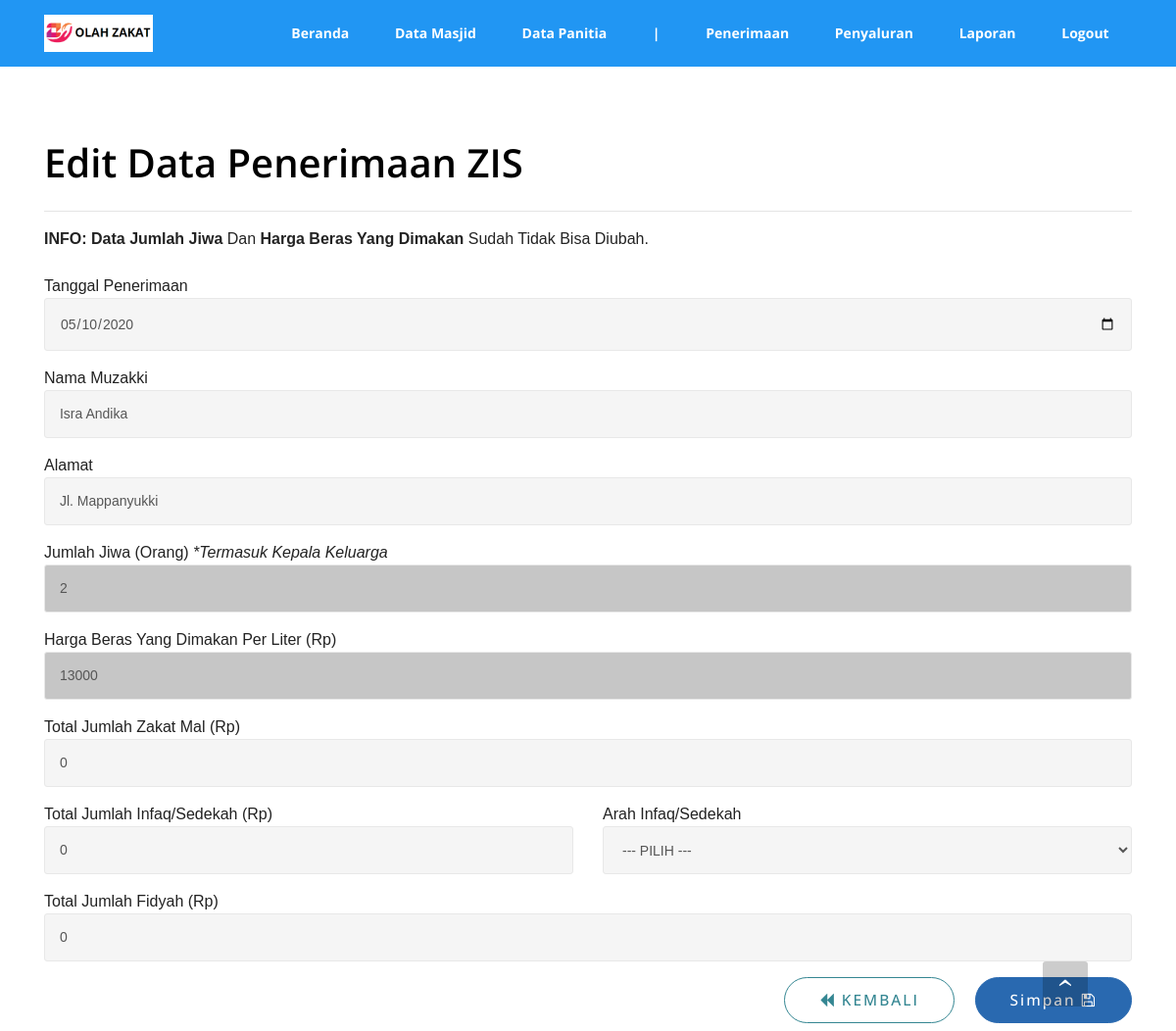
/admin/edit_penyetoran.php?id=103 (signed in), run on the app's committed database.
### tables this page shows
CREATE TABLE IF NOT EXISTS `tb_setoran_zis` (
  `id` int(11) NOT NULL AUTO_INCREMENT,
  `id_user` int(11) NOT NULL,
  `tgl` date DEFAULT NULL,
  `nama_muzakki` varchar(250) DEFAULT NULL,
  `alamat` text DEFAULT NULL,
  `jumlah_jiwa` int(11) DEFAULT NULL,
  `zakat_fitrah_uang` double DEFAULT NULL,
  `zakat_fitrah_beras` double DEFAULT NULL,
  `harga_beras_dimakan` double DEFAULT NULL,
  `zakat_mal` double DEFAULT NULL,
  `infaq_sedekah` double DEFAULT NULL,
  `arah_infaqsedekah` varchar(150) DEFAULT NULL,
  `fidyah` double DEFAULT NULL,
  `zakat_fitrah_uang_` double DEFAULT NULL,
  `created_at` timestamp NULL DEFAULT current_timestamp(),
  `updated_at` timestamp NULL DEFAULT current_timestamp() ON UPDATE current_timestamp(),
  PRIMARY KEY (`id`),
  KEY `FK1w` (`id_user`),
  CONSTRAINT `FK1w` FOREIGN KEY (`id_user`) REFERENCES `users` (`id`) ON DELETE NO ACTION ON UPDATE NO ACTION
);

### admin/edit_penyetoran.php (the view, shortened to what this page needs)
<?php include('template/top.php') ?>
            <?php
                $id = $_GET['id'];
                $dt = mysqli_query($mysqli, "SELECT * FROM tb_setoran_zis WHERE id = $id");
                $d  = mysqli_fetch_array($dt);
            ?>
<link rel="stylesheet" type="text/css" href="assets/datepicker/bootstrap-datetimepicker.min.css">
<form action="controller.php?page=penyetoran&action=update" id="form_proposal" enctype="multipart/form-data" method="post">
    <section class="mbr-section mbr-section-hero mbr-section-full mbr-after-navbar" id="header1-1" style="background-color: rgb(255, 255, 255);">
        <div class="mbr-table-cell">
            <div class="container">
                <div class="row">
                    <div class="mbr-section col-md-12 col-lg-offset-4 col-lg-8 col-xl-offset-0 col-xl-12" id="ringkasan" style="padding-bottom: 0px !important;">
                        <h4 class="mbr-section-title display-3">Edit Data Penerimaan ZIS</h4>
                        <hr>
                        <b>INFO:</b> <b>Data Jumlah Jiwa</b> Dan <b>Harga Beras Yang Dimakan</b> Sudah Tidak Bisa Diubah.
                        <br><br>
                        <div class="mbr-section-text">
                            <div class='row'>
                                <div class="col-lg-12">
                                    <div class="form-group">
                                        Tanggal Penerimaan
                                        <input type="date" class="form-control tanggal" name="tgl" placeholder="Tanggal Penerimaan.." required value="<?php echo $d['tgl'] ?>" data-link-format="yyyy-mm-dd" >
                                    </div>
                                </div>
                            </div>
                        </div>
                        <div class="mbr-section-text">
                            <div class='row'>
                                <div class="col-lg-12">
                                    <div class="form-group">
                                        Nama Muzakki
                                        <input type="text" class="form-control" name="nama_muzakki" placeholder="nama Muzakki.." required value="<?php echo $d['nama_muzakki'] ?>">
                                    </div>
                                </div>
                            </div>
                        </div>
                        <div class="mbr-section-text">
                            <div class='row'>
                                <div class="col-lg-12">
                                    <div class="form-group">
                                        Alamat
                                        <input type="text" class="form-control" name="alamat" placeholder="Alamat.." required value="<?php echo $d['alamat'] ?>">
                                    </div>
                                </div>
                            </div>
                        </div>
                        <div class="mbr-section-text">
                            <div class='row'>
                                <div class="col-lg-12">
                                    <div class="form-group">
                                        Jumlah Jiwa (Orang) <i>*Termasuk Kepala Keluarga</i>
                                        <input type="number" class="form-control" name="jumlah_jiwa" placeholder="Jumlah Jiwa.." required onkeypress="return onlyNumbers();" value="<?php echo $d['jumlah_jiwa'] ?>" min="0" readonly style="background-color: #c6c6c6;">
                                    </div>
                                </div>
                            </div>
                        </div>
                        <div class="mbr-section-text">
                            <div class='row'>
                                <div class="col-lg-12">
                                    <div class="form-group">
                                        Harga Beras Yang Dimakan Per Liter (Rp)
                                        <input type="number" class="form-control" name="harga_beras_dimakan" placeholder="Harga Beras Yang Dimakan Per Liter.." required onkeypress="return onlyNumbers();" value="<?php echo $d['harga_beras_dimakan'] ?>" min="0" readonly  style="background-color: #c6c6c6;">
                                    </div>
                                </div>
                            </div>
                        </div>
                        <div class="mbr-section-text">
                            <div class='row'>
                                <div class="col-lg-12">
                                    <div class="form-group">
                                        Total Jumlah Zakat Mal (Rp)
                                        <input type="number" class="form-control" name="zakat_mal" placeholder="Total Jumlah Zakat Mal.." required onkeypress="return onlyNumbers();" value="<?php echo $d['zakat_mal'] ?>" min="0">
                                    </div>
                                </div>
                            </div>
                        </div>
                        <div class="mbr-section-text">
                            <div class='row'>
                                <div class="col-lg-6">
                                    <div class="form-group">
                                        Total Jumlah Infaq/Sedekah (Rp)
                                        <input type="number" class="form-control" name="infaq_sedekah" placeholder="Total Jumlah Infaq/Sedekah.." required onkeypress="return onlyNumbers();" value="<?php echo $d['infaq_sedekah'] ?>" min="0">
                                    </div>
                                </div>
                                <div class="col-lg-6">
                                    <div class="form-group">
                                        Arah Infaq/Sedekah
                                        <select class="form-control" name="arah_infaqsedekah">
                                            <option value="">--- PILIH ---</option>
                                        </select>
                                    </div>
                                </div>
                            </div>
                        </div>
                        <div class="mbr-section-text">
                            <div class='row'>
                                <div class="col-lg-12">
                                    <div class="form-group">
                                        Total Jumlah Fidyah (Rp)
                                        <input type="number" class="form-control" name="fidyah" placeholder="Total Jumlah Fidyah.." required onkeypress="return onlyNumbers();" value="<?php echo $d['fidyah'] ?>" min="0">
                                    </div>
                                </div>
                            </div>
                        </div>
                        <div class="mbr-section-text">
                            <div class="row">
                                <div class="col-lg-12 text-xs-right">
                                    <a class="btn btn-lg btn-info-outline" href="penyetoran.php"><span class="fa fa-backward"></span> KEMBALI </a>
                                    <button type="submit" name="simpan" class="btn btn-lg btn-primary">Simpan&nbsp;<span class="fa fa-save"></span></button>
                                </div>
                            </div>
                        </div>
                    </div>
                </div>
            </div>
        </div>
    </section>
</form>
<?php include('template/bottom.php'); ?>

### admin/assets/style(2).css (style rules this page uses)
.container { position: relative; }
.btn { margin-bottom: 0.5rem; }
.btn + .btn { margin-left: 1rem; }
.btn { font-family: 'Montserrat', sans-serif; font-weight: 500; letter-spacing: 2px; padding: 0.75rem 2.1875rem; font-size: 0.75rem; line-height: 1.5; border-radius: 3px; -webkit-transition: all .3s ease-in-out; -moz-transition: all .3s ease-in-out; transition: all .3s ease-in-out; }
.btn-lg { padding: 0.75rem 2.1874rem; font-size: 0.9687rem; line-height: 1.33333; border-radius: 3px; }
.btn-primary { background-color: #c0a375; border-color: #c0a375; box-shadow: none; color: #fff; }
.btn-info-outline { background: none; border-color: #4e6669; color: #4e6669; }
.display-3 { font-size: 2.5rem; font-weight: 600; margin-top: 3.2rem; margin-bottom: 2rem; }
.form-control { background-color: #f5f5f5; border-radius: 3px; box-shadow: none; color: #565656; font-size: 0.875rem; line-height: 1.43; min-height: 3.5em; padding: 0.5em 1.07em 0.5em; }
.form-control, .form-control:focus { border: 1px solid #e8e8e8; }
body { font-family: 'Raleway', sans-serif; color: #232323; }
h1, h2, h3, h4, h5, h6, .h1, .h2, .h3, .h4, .h5, .h6, .display-1, .display-2, .display-3, .display-4 { font-family: 'Montserrat', sans-serif; word-break: break-word; word-wrap: break-word; }
input, textarea { font-family: "Raleway"; }
.mbr-section { position: relative; padding-top: 120px; padding-bottom: 120px; background-position: 50% 50%; background-repeat: no-repeat; background-size: cover; }
.mbr-section-full { display: table; height: 100vh; padding-bottom: 0; padding-top: 0; table-layout: fixed; width: 100%; }
.mbr-section-full > .mbr-table-cell { width: 100%; }
.mbr-section-title { margin-top: 0; }
.mbr-section-hero::before { display: none !important; }
.mbr-section-hero .mbr-section-title { color: #fff; margin-bottom: 1.6875rem; }
.mbr-section-hero .mbr-section-text { color: #222; }
.mbr-table-cell { position: relative; display: table-cell; float: none; padding-top: 0; padding-bottom: 0; vertical-align: middle; }

### admin/assets/mbr-additional.css (style rules this page uses)
body, input, textarea, .mbr-company .list-group-text { font-family: "Arial", 'Open Sans', sans-serif; }
.btn, .alert, h1, h2, h3, h4, h5, h6, .h1, .h2, .h3, .h4, .h5, .h6, .display-1, .display-2, .display-3, .display-4, .mbr-figure .mbr-figure-caption, .mbr-gallery-title, .mbr-map [data-state-details], .mbr-price { font-family: 'PT Sans', sans-serif; }
.btn { border-radius: 1.6em; }
.btn-primary { background-color: #2969b0; border-color: #2969b0; color: #ffffff; }
.btn-info-outline { background: none; border-color: #348692; color: #348692; }
#header1-1 .mbr-section-title { text-align: left; color: #000000; font-family: 'Open Sans', sans-serif; }
#header1-1 .btn { font-family: 'Open Sans', sans-serif; }

### admin/assets/main.css (style rules this page uses)
html { height: 100%; font-family: 'Arial' !important; }
body { height: 100%; margin: 0; font-family: 'Arial' !important; }
a { color: #222; text-decoration: none; }

### admin/assets/css/gigo-responsive.css (style rules this page uses)
:root { --main-color: #fff; --main-bg-color: #27569a; }

### admin/template/top.php (style rules this page uses)
:root { --Nmain-color: #fff; --Nmain-bg-color: #2196f3; --Nmain-bg-color-hover: #69b2ec; --Ncont-bg-color: #f8f8f8; --Nhover-nav-color: #dce1ed; }

### data on the page
tb_setoran_zis: tgl "05/10/2020", nama_muzakki "Isra Andika", alamat "Jl. Mappanyukki", jumlah_jiwa "2", harga_beras_dimakan "13000", zakat_mal "0", infaq_sedekah "0", fidyah "0"
